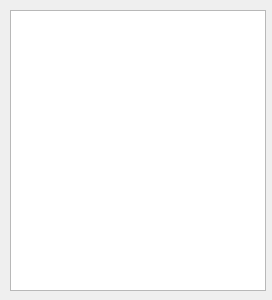
<?xml version="1.0" encoding="UTF-8"?>
<ui version="4.0">
 <class>form</class>
 <widget class="QWidget" name="form">
  <property name="geometry">
   <rect>
    <x>0</x>
    <y>0</y>
    <width>272</width>
    <height>300</height>
   </rect>
  </property>
  <property name="windowTitle">
   <string>Form</string>
  </property>
  <widget class="QListWidget" name="list">
   <property name="geometry">
    <rect>
     <x>10</x>
     <y>10</y>
     <width>256</width>
     <height>281</height>
    </rect>
   </property>
  </widget>
 </widget>
 <resources/>
 <connections/>
</ui>
